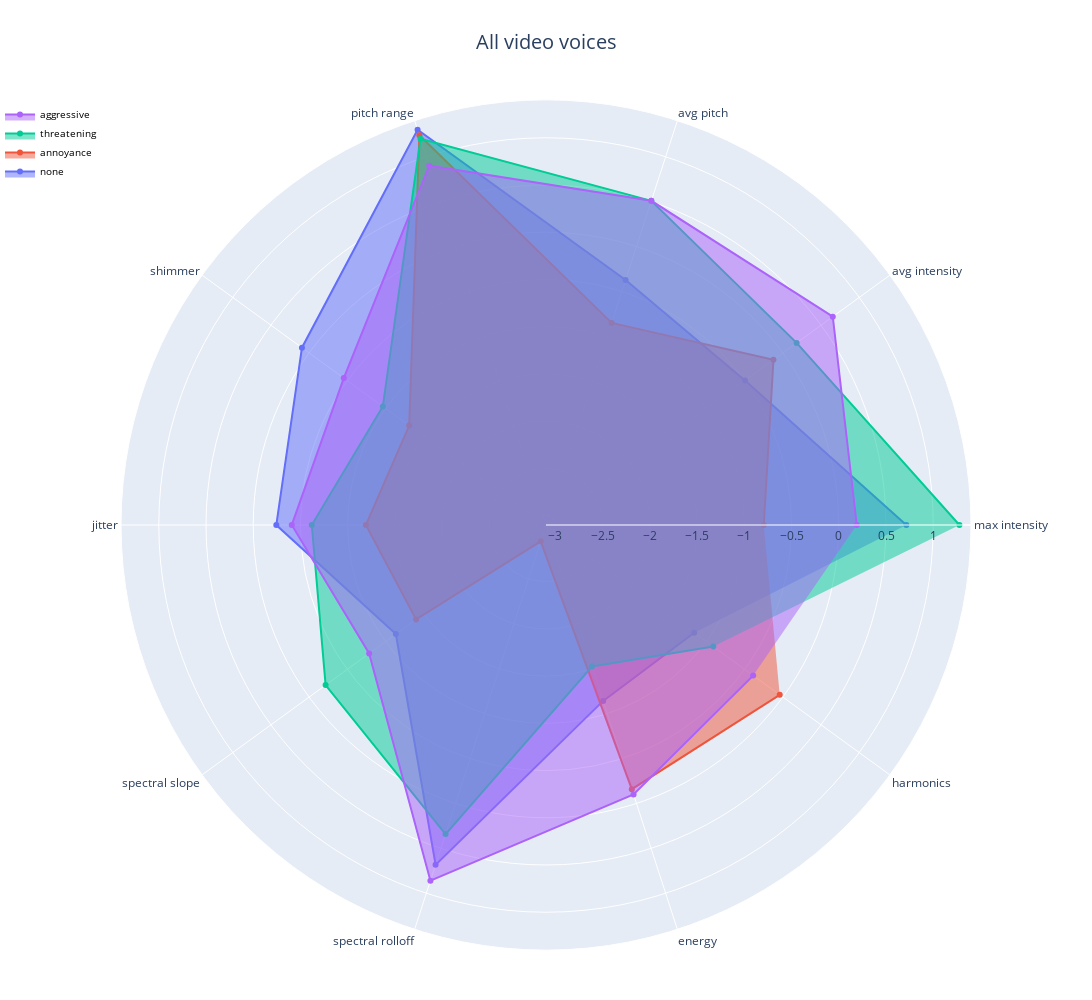

The notebook cell saved with this chart:
### Code cell
radarPlotDataframes(df_merged, 'All video voices', 'parent', -3.1, 1.4 )

### Figure 1 — Plotly figure (JSON) as saved in the notebook; plotly's stock layout.template omitted (floating-point values rounded to 4 significant figures)
{"data": [{"fill": "toself", "name": "none", "r": [0.7153, -0.4953, -0.3729, 1.3, 0.09406, -0.2443, -1.135, 0.6835, -1.142, -1.16, 0.522, 0.7606, -0.4601], "subplot": "polar", "theta": ["max intensity", "avg intensity", "avg pitch", "pitch range", "shimmer", "jitter", "spectral slope", "spectral rolloff", "energy", "harmonics"], "type": "scatterpolar"}, {"fill": "toself", "name": "annoyance", "r": [-0.7941, -0.1232, -0.8505, 1.238, -1.31, -1.193, -1.4, -2.918, -0.1594, -0.04129, 0.6331, -0.2429, -0.7127], "subplot": "polar", "theta": ["max intensity", "avg intensity", "avg pitch", "pitch range", "shimmer", "jitter", "spectral slope", "spectral rolloff", "energy", "harmonics"], "type": "scatterpolar"}, {"fill": "toself", "name": "threatening", "r": [1.277, 0.1803, 0.5091, 1.2, -0.9646, -0.6201, -0.2157, 0.3415, -1.525, -0.9102, 0.5606, 0.3262, -0.5695], "subplot": "polar", "theta": ["max intensity", "avg intensity", "avg pitch", "pitch range", "shimmer", "jitter", "spectral slope", "spectral rolloff", "energy", "harmonics"], "type": "scatterpolar"}, {"fill": "toself", "name": "aggressive", "r": [0.1902, 0.6532, 0.5091, 0.9, -0.4533, -0.4082, -0.7853, 0.8605, -0.09979, -0.3883, 0.5235, 1.591, -0.5126], "subplot": "polar", "theta": ["max intensity", "avg intensity", "avg pitch", "pitch range", "shimmer", "jitter", "spectral slope", "spectral rolloff", "energy", "harmonics"], "type": "scatterpolar"}], "layout": {"annotations": [{"font": {"size": 20}, "showarrow": false, "text": "All video voices", "x": 0.5, "xanchor": "center", "xref": "paper", "y": 1.05, "yanchor": "bottom", "yref": "paper"}], "autosize": false, "height": 1000, "legend": {"font": {"color": "black", "size": 10}, "traceorder": "reversed", "x": 0, "y": 1}, "margin": {"b": 50, "l": 0, "r": 0, "t": 100}, "polar": {"domain": {"x": [0, 1], "y": [0, 1]}, "radialaxis": {"range": [-3.1, 1.4], "visible": true}}, "showlegend": true, "width": 1200}}
